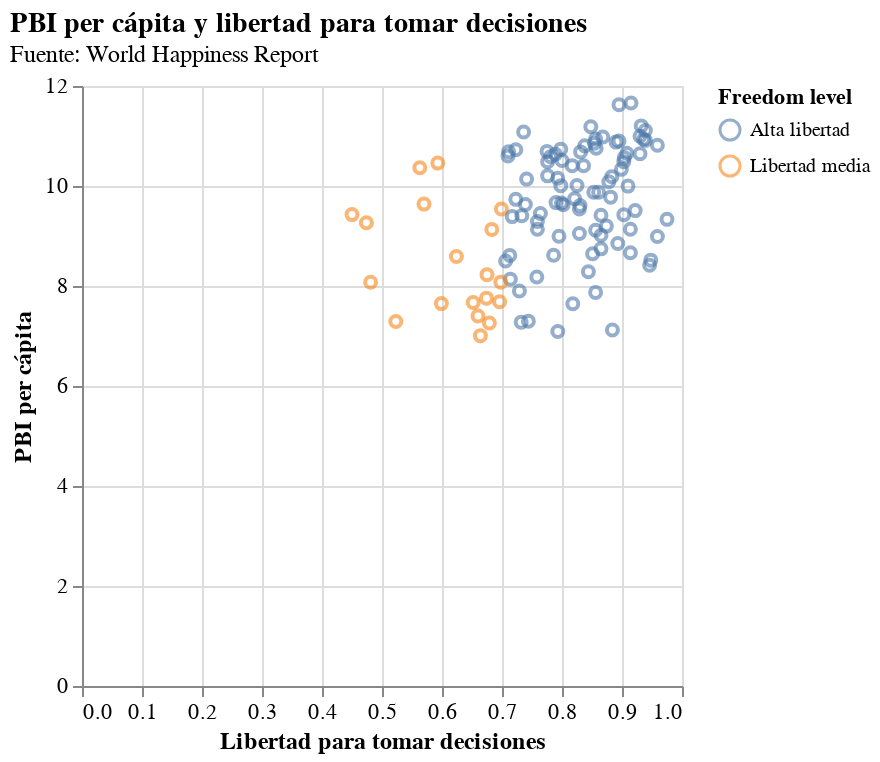

Notebook source saved alongside this figure:
### Markdown cell above
### **GRÁFICO 2: Relación entre el _PBI per cápita_ y la _Libertad para tomar decisiones_**
Año 2022

### Code cell
## GRÁFICO 2: Log GDP per capita vs Freedom to make life choices

grafico_2 = alt.Chart(happy).mark_point(
    opacity=0.6
).encode(
    x=alt.X(
        'Freedom to make life choices:Q',
        title='Libertad para tomar decisiones'
    ),
    y=alt.Y(
        'Log GDP per capita:Q',
        title='PBI per cápita'
    ),
    color='Freedom level:N',
    tooltip=[
        'Country name',
        'Freedom to make life choices',
        'Log GDP per capita'
    ]
).properties(
    width=300,
    height=300,
    title={
        "text": "PBI per cápita y libertad para tomar decisiones",
        "subtitle": [
            "Fuente: World Happiness Report"
        ]
    }
)

grafico_2

### Figure 1 — Vega-Lite specification as saved in the notebook (floating-point values rounded to 4 significant figures)
{"config": {"background": "#ffffff", "axis": {"labelFont": "Helvetica", "titleFont": "Helvetica", "labelFontSize": 11, "titleFontSize": 12}, "legend": {"labelFont": "Helvetica", "titleFont": "Helvetica"}, "title": {"font": "Helvetica", "fontSize": 14, "anchor": "start"}}, "data": {"name": "data-621d454e7e3ff7bc56a274011072f12a"}, "mark": {"type": "point", "opacity": 0.6}, "encoding": {"color": {"field": "Freedom level", "type": "nominal"}, "tooltip": [{"field": "Country name", "type": "nominal"}, {"field": "Freedom to make life choices", "type": "quantitative"}, {"field": "Log GDP per capita", "type": "quantitative"}], "x": {"field": "Freedom to make life choices", "title": "Libertad para tomar decisiones", "type": "quantitative"}, "y": {"field": "Log GDP per capita", "title": "PBI per cápita", "type": "quantitative"}}, "height": 300, "title": {"text": "PBI per cápita y libertad para tomar decisiones", "subtitle": ["Fuente: World Happiness Report"]}, "width": 300, "$schema": "https://vega.github.io/schema/vega-lite/v5.20.1.json", "datasets": {"data-621d454e7e3ff7bc56a274011072f12a": [{"Country name": "Afghanistan", "year": 2022, "Life Ladder": 1.281, "Log GDP per capita": null, "Freedom to make life choices": 0.368, "Freedom level": "Baja libertad"}, {"Country name": "Albania", "year": 2022, "Life Ladder": 5.212, "Log GDP per capita": 9.626, "Freedom to make life choices": 0.802, "Freedom level": "Alta libertad"}, {"Country name": "Argentina", "year": 2022, "Life Ladder": 6.261, "Log GDP per capita": 10.01, "Freedom to make life choices": 0.825, "Freedom level": "Alta libertad"}, {"Country name": "Armenia", "year": 2022, "Life Ladder": 5.382, "Log GDP per capita": 9.668, "Freedom to make life choices": 0.79, "Freedom level": "Alta libertad"}, {"Country name": "Australia", "year": 2022, "Life Ladder": 7.035, "Log GDP per capita": 10.85, "Freedom to make life choices": 0.854, "Freedom level": "Alta libertad"}, {"Country name": "Austria", "year": 2022, "Life Ladder": 6.999, "Log GDP per capita": 10.94, "Freedom to make life choices": 0.856, "Freedom level": "Alta libertad"}, {"Country name": "Bangladesh", "year": 2022, "Life Ladder": 3.408, "Log GDP per capita": 8.743, "Freedom to make life choices": 0.865, "Freedom level": "Alta libertad"}, {"Country name": "Belgium", "year": 2022, "Life Ladder": 6.857, "Log GDP per capita": 10.88, "Freedom to make life choices": 0.89, "Freedom level": "Alta libertad"}, {"Country name": "Benin", "year": 2022, "Life Ladder": 4.217, "Log GDP per capita": 8.137, "Freedom to make life choices": 0.714, "Freedom level": "Alta libertad"}, {"Country name": "Bolivia", "year": 2022, "Life Ladder": 5.929, "Log GDP per capita": 9.014, "Freedom to make life choices": 0.865, "Freedom level": "Alta libertad"}, {"Country name": "Botswana", "year": 2022, "Life Ladder": 3.435, "Log GDP per capita": 9.629, "Freedom to make life choices": 0.739, "Freedom level": "Alta libertad"}, {"Country name": "Brazil", "year": 2022, "Life Ladder": 6.257, "Log GDP per capita": 9.611, "Freedom to make life choices": 0.83, "Freedom level": "Alta libertad"}, {"Country name": "Bulgaria", "year": 2022, "Life Ladder": 5.378, "Log GDP per capita": 10.14, "Freedom to make life choices": 0.741, "Freedom level": "Alta libertad"}, {"Country name": "Cambodia", "year": 2022, "Life Ladder": 4.25, "Log GDP per capita": 8.415, "Freedom to make life choices": 0.946, "Freedom level": "Alta libertad"}, {"Country name": "Cameroon", "year": 2022, "Life Ladder": 4.712, "Log GDP per capita": 8.227, "Freedom to make life choices": 0.675, "Freedom level": "Libertad media"}, {"Country name": "Canada", "year": 2022, "Life Ladder": 6.918, "Log GDP per capita": 10.8, "Freedom to make life choices": 0.838, "Freedom level": "Alta libertad"}, {"Country name": "Chad", "year": 2022, "Life Ladder": 4.397, "Log GDP per capita": 7.261, "Freedom to make life choices": 0.679, "Freedom level": "Libertad media"}, {"Country name": "Chile", "year": 2022, "Life Ladder": 6.415, "Log GDP per capita": 10.15, "Freedom to make life choices": 0.793, "Freedom level": "Alta libertad"}, {"Country name": "Colombia", "year": 2022, "Life Ladder": 5.892, "Log GDP per capita": 9.66, "Freedom to make life choices": 0.799, "Freedom level": "Alta libertad"}, {"Country name": "Comoros", "year": 2022, "Life Ladder": 3.545, "Log GDP per capita": 8.075, "Freedom to make life choices": 0.481, "Freedom level": "Libertad media"}, {"Country name": "Congo (Brazzaville)", "year": 2022, "Life Ladder": 5.805, "Log GDP per capita": 8.077, "Freedom to make life choices": 0.698, "Freedom level": "Libertad media"}, {"Country name": "Congo (Kinshasa)", "year": 2022, "Life Ladder": 3.207, "Log GDP per capita": 7.007, "Freedom to make life choices": 0.664, "Freedom level": "Libertad media"}, {"Country name": "Costa Rica", "year": 2022, "Life Ladder": 7.077, "Log GDP per capita": 9.998, "Freedom to make life choices": 0.91, "Freedom level": "Alta libertad"}, {"Country name": "Croatia", "year": 2022, "Life Ladder": 5.579, "Log GDP per capita": 10.46, "Freedom to make life choices": 0.593, "Freedom level": "Libertad media"}, {"Country name": "Cyprus", "year": 2022, "Life Ladder": 5.865, "Log GDP per capita": null, "Freedom to make life choices": 0.698, "Freedom level": "Libertad media"}, {"Country name": "Czechia", "year": 2022, "Life Ladder": 6.695, "Log GDP per capita": 10.66, "Freedom to make life choices": 0.908, "Freedom level": "Alta libertad"}, {"Country name": "Denmark", "year": 2022, "Life Ladder": 7.545, "Log GDP per capita": 10.99, "Freedom to make life choices": 0.93, "Freedom level": "Alta libertad"}, {"Country name": "Dominican Republic", "year": 2022, "Life Ladder": 5.518, "Log GDP per capita": 9.874, "Freedom to make life choices": 0.853, "Freedom level": "Alta libertad"}, {"Country name": "Ecuador", "year": 2022, "Life Ladder": 5.887, "Log GDP per capita": 9.29, "Freedom to make life choices": 0.759, "Freedom level": "Alta libertad"}, {"Country name": "Egypt", "year": 2022, "Life Ladder": 4.024, "Log GDP per capita": 9.404, "Freedom to make life choices": 0.733, "Freedom level": "Alta libertad"}, {"Country name": "El Salvador", "year": 2022, "Life Ladder": 6.492, "Log GDP per capita": 9.135, "Freedom to make life choices": 0.914, "Freedom level": "Alta libertad"}, {"Country name": "Estonia", "year": 2022, "Life Ladder": 6.357, "Log GDP per capita": 10.57, "Freedom to make life choices": 0.904, "Freedom level": "Alta libertad"}, {"Country name": "Ethiopia", "year": 2022, "Life Ladder": 3.628, "Log GDP per capita": 7.757, "Freedom to make life choices": 0.674, "Freedom level": "Libertad media"}, {"Country name": "Finland", "year": 2022, "Life Ladder": 7.729, "Log GDP per capita": 10.81, "Freedom to make life choices": 0.959, "Freedom level": "Alta libertad"}, {"Country name": "France", "year": 2022, "Life Ladder": 6.614, "Log GDP per capita": 10.74, "Freedom to make life choices": 0.798, "Freedom level": "Alta libertad"}, {"Country name": "Gabon", "year": 2022, "Life Ladder": 5.14, "Log GDP per capita": 9.539, "Freedom to make life choices": 0.699, "Freedom level": "Libertad media"}, {"Country name": "Gambia", "year": 2022, "Life Ladder": 4.279, "Log GDP per capita": 7.648, "Freedom to make life choices": 0.599, "Freedom level": "Libertad media"}, {"Country name": "Georgia", "year": 2022, "Life Ladder": 5.293, "Log GDP per capita": 9.746, "Freedom to make life choices": 0.821, "Freedom level": "Alta libertad"}, {"Country name": "Germany", "year": 2022, "Life Ladder": 6.608, "Log GDP per capita": 10.9, "Freedom to make life choices": 0.895, "Freedom level": "Alta libertad"}, {"Country name": "Ghana", "year": 2022, "Life Ladder": 4.191, "Log GDP per capita": 8.615, "Freedom to make life choices": 0.786, "Freedom level": "Alta libertad"}, {"Country name": "Greece", "year": 2022, "Life Ladder": 5.9, "Log GDP per capita": 10.36, "Freedom to make life choices": 0.563, "Freedom level": "Libertad media"}, {"Country name": "Guatemala", "year": 2022, "Life Ladder": 6.15, "Log GDP per capita": 9.116, "Freedom to make life choices": 0.856, "Freedom level": "Alta libertad"}, {"Country name": "Guinea", "year": 2022, "Life Ladder": 5.317, "Log GDP per capita": 7.9, "Freedom to make life choices": 0.729, "Freedom level": "Alta libertad"}, {"Country name": "Honduras", "year": 2022, "Life Ladder": 5.932, "Log GDP per capita": 8.645, "Freedom to make life choices": 0.851, "Freedom level": "Alta libertad"}, {"Country name": "Hungary", "year": 2022, "Life Ladder": 5.861, "Log GDP per capita": 10.48, "Freedom to make life choices": 0.776, "Freedom level": "Alta libertad"}, {"Country name": "Iceland", "year": 2022, "Life Ladder": 7.449, "Log GDP per capita": 10.94, "Freedom to make life choices": 0.936, "Freedom level": "Alta libertad"}, {"Country name": "India", "year": 2022, "Life Ladder": 3.93, "Log GDP per capita": 8.85, "Freedom to make life choices": 0.893, "Freedom level": "Alta libertad"}, {"Country name": "Indonesia", "year": 2022, "Life Ladder": 5.585, "Log GDP per capita": 9.425, "Freedom to make life choices": 0.903, "Freedom level": "Alta libertad"}, {"Country name": "Iran", "year": 2022, "Life Ladder": 4.977, "Log GDP per capita": 9.638, "Freedom to make life choices": 0.57, "Freedom level": "Libertad media"}, {"Country name": "Ireland", "year": 2022, "Life Ladder": 6.87, "Log GDP per capita": 11.62, "Freedom to make life choices": 0.895, "Freedom level": "Alta libertad"}, {"Country name": "Israel", "year": 2022, "Life Ladder": 7.662, "Log GDP per capita": 10.69, "Freedom to make life choices": 0.775, "Freedom level": "Alta libertad"}, {"Country name": "Italy", "year": 2022, "Life Ladder": 6.258, "Log GDP per capita": 10.69, "Freedom to make life choices": 0.711, "Freedom level": "Alta libertad"}, {"Country name": "Ivory Coast", "year": 2022, "Life Ladder": 4.849, "Log GDP per capita": 8.612, "Freedom to make life choices": 0.713, "Freedom level": "Alta libertad"}, {"Country name": "Jamaica", "year": 2022, "Life Ladder": 5.87, "Log GDP per capita": 9.198, "Freedom to make life choices": 0.874, "Freedom level": "Alta libertad"}, {"Country name": "Japan", "year": 2022, "Life Ladder": 6.178, "Log GDP per capita": 10.64, "Freedom to make life choices": 0.789, "Freedom level": "Alta libertad"}, {"Country name": "Jordan", "year": 2022, "Life Ladder": 4.356, "Log GDP per capita": 9.134, "Freedom to make life choices": 0.759, "Freedom level": "Alta libertad"}, {"Country name": "Kazakhstan", "year": 2022, "Life Ladder": 6.006, "Log GDP per capita": 10.19, "Freedom to make life choices": 0.883, "Freedom level": "Alta libertad"}, {"Country name": "Kenya", "year": 2022, "Life Ladder": 4.448, "Log GDP per capita": 8.499, "Freedom to make life choices": 0.706, "Freedom level": "Alta libertad"}, {"Country name": "Kosovo", "year": 2022, "Life Ladder": 6.16, "Log GDP per capita": 9.416, "Freedom to make life choices": 0.865, "Freedom level": "Alta libertad"}, {"Country name": "Kyrgyzstan", "year": 2022, "Life Ladder": 5.668, "Log GDP per capita": 8.517, "Freedom to make life choices": 0.948, "Freedom level": "Alta libertad"}, {"Country name": "Latvia", "year": 2022, "Life Ladder": 6.055, "Log GDP per capita": 10.41, "Freedom to make life choices": 0.817, "Freedom level": "Alta libertad"}, {"Country name": "Lebanon", "year": 2022, "Life Ladder": 2.352, "Log GDP per capita": 9.428, "Freedom to make life choices": 0.45, "Freedom level": "Libertad media"}, {"Country name": "Liberia", "year": 2022, "Life Ladder": 4.042, "Log GDP per capita": 7.277, "Freedom to make life choices": 0.732, "Freedom level": "Alta libertad"}, {"Country name": "Lithuania", "year": 2022, "Life Ladder": 7.038, "Log GDP per capita": 10.6, "Freedom to make life choices": 0.71, "Freedom level": "Alta libertad"}, {"Country name": "Luxembourg", "year": 2022, "Life Ladder": 7.228, "Log GDP per capita": 11.66, "Freedom to make life choices": 0.915, "Freedom level": "Alta libertad"}, {"Country name": "Madagascar", "year": 2022, "Life Ladder": 4.019, "Log GDP per capita": 7.29, "Freedom to make life choices": 0.523, "Freedom level": "Libertad media"}, {"Country name": "Malawi", "year": 2022, "Life Ladder": 3.356, "Log GDP per capita": 7.296, "Freedom to make life choices": 0.744, "Freedom level": "Alta libertad"}, {"Country name": "Mali", "year": 2022, "Life Ladder": 4.211, "Log GDP per capita": 7.645, "Freedom to make life choices": 0.818, "Freedom level": "Alta libertad"}, {"Country name": "Malta", "year": 2022, "Life Ladder": 6.299, "Log GDP per capita": null, "Freedom to make life choices": 0.838, "Freedom level": "Alta libertad"}, {"Country name": "Mauritania", "year": 2022, "Life Ladder": 4.724, "Log GDP per capita": 8.591, "Freedom to make life choices": 0.624, "Freedom level": "Libertad media"}, {"Country name": "Mauritius", "year": 2022, "Life Ladder": 5.741, "Log GDP per capita": 10.01, "Freedom to make life choices": 0.798, "Freedom level": "Alta libertad"}, {"Country name": "Mexico", "year": 2022, "Life Ladder": 7.038, "Log GDP per capita": 9.876, "Freedom to make life choices": 0.861, "Freedom level": "Alta libertad"}, {"Country name": "Moldova", "year": 2022, "Life Ladder": 5.687, "Log GDP per capita": 9.54, "Freedom to make life choices": 0.829, "Freedom level": "Alta libertad"}, {"Country name": "Mongolia", "year": 2022, "Life Ladder": 5.788, "Log GDP per capita": 9.388, "Freedom to make life choices": 0.717, "Freedom level": "Alta libertad"}, {"Country name": "Morocco", "year": 2022, "Life Ladder": 4.596, "Log GDP per capita": 8.996, "Freedom to make life choices": 0.795, "Freedom level": "Alta libertad"}, {"Country name": "Mozambique", "year": 2022, "Life Ladder": 4.74, "Log GDP per capita": 7.12, "Freedom to make life choices": 0.884, "Freedom level": "Alta libertad"}, {"Country name": "Namibia", "year": 2022, "Life Ladder": 4.949, "Log GDP per capita": 9.132, "Freedom to make life choices": 0.683, "Freedom level": "Libertad media"}, {"Country name": "Nepal", "year": 2022, "Life Ladder": 5.474, "Log GDP per capita": 8.285, "Freedom to make life choices": 0.844, "Freedom level": "Alta libertad"}, {"Country name": "Netherlands", "year": 2022, "Life Ladder": 7.39, "Log GDP per capita": 10.98, "Freedom to make life choices": 0.868, "Freedom level": "Alta libertad"}, {"Country name": "New Zealand", "year": 2022, "Life Ladder": 6.975, "Log GDP per capita": 10.68, "Freedom to make life choices": 0.831, "Freedom level": "Alta libertad"}, {"Country name": "Nicaragua", "year": 2022, "Life Ladder": 6.392, "Log GDP per capita": 8.664, "Freedom to make life choices": 0.914, "Freedom level": "Alta libertad"}, {"Country name": "Niger", "year": 2022, "Life Ladder": 4.501, "Log GDP per capita": 7.091, "Freedom to make life choices": 0.793, "Freedom level": "Alta libertad"}, {"Country name": "North Macedonia", "year": 2022, "Life Ladder": 5.167, "Log GDP per capita": 9.733, "Freedom to make life choices": 0.723, "Freedom level": "Alta libertad"}, {"Country name": "Norway", "year": 2022, "Life Ladder": 7.295, "Log GDP per capita": 11.11, "Freedom to make life choices": 0.939, "Freedom level": "Alta libertad"}, {"Country name": "Panama", "year": 2022, "Life Ladder": 5.979, "Log GDP per capita": 10.33, "Freedom to make life choices": 0.899, "Freedom level": "Alta libertad"}, {"Country name": "Paraguay", "year": 2022, "Life Ladder": 6.138, "Log GDP per capita": 9.508, "Freedom to make life choices": 0.922, "Freedom level": "Alta libertad"}, {"Country name": "Peru", "year": 2022, "Life Ladder": 5.892, "Log GDP per capita": 9.449, "Freedom to make life choices": 0.764, "Freedom level": "Alta libertad"}, {"Country name": "Poland", "year": 2022, "Life Ladder": 6.666, "Log GDP per capita": 10.51, "Freedom to make life choices": 0.8, "Freedom level": "Alta libertad"}, {"Country name": "Portugal", "year": 2022, "Life Ladder": 5.953, "Log GDP per capita": 10.49, "Freedom to make life choices": 0.903, "Freedom level": "Alta libertad"}, {"Country name": "Romania", "year": 2022, "Life Ladder": 6.437, "Log GDP per capita": 10.4, "Freedom to make life choices": 0.836, "Freedom level": "Alta libertad"}, {"Country name": "Russia", "year": 2022, "Life Ladder": 6.044, "Log GDP per capita": 10.2, "Freedom to make life choices": 0.776, "Freedom level": "Alta libertad"}, {"Country name": "Saudi Arabia", "year": 2022, "Life Ladder": 6.382, "Log GDP per capita": 10.78, "Freedom to make life choices": null, "Freedom level": "Alta libertad"}, {"Country name": "Senegal", "year": 2022, "Life Ladder": 4.907, "Log GDP per capita": 8.18, "Freedom to make life choices": 0.758, "Freedom level": "Alta libertad"}, {"Country name": "Sierra Leone", "year": 2022, "Life Ladder": 2.56, "Log GDP per capita": 7.401, "Freedom to make life choices": 0.66, "Freedom level": "Libertad media"}, {"Country name": "Slovenia", "year": 2022, "Life Ladder": 6.723, "Log GDP per capita": 10.64, "Freedom to make life choices": 0.93, "Freedom level": "Alta libertad"}, {"Country name": "South Korea", "year": 2022, "Life Ladder": 5.95, "Log GDP per capita": 10.73, "Freedom to make life choices": 0.723, "Freedom level": "Alta libertad"}, {"Country name": "Spain", "year": 2022, "Life Ladder": 6.337, "Log GDP per capita": 10.59, "Freedom to make life choices": 0.781, "Freedom level": "Alta libertad"}, {"Country name": "State of Palestine", "year": 2022, "Life Ladder": 4.908, "Log GDP per capita": null, "Freedom to make life choices": 0.695, "Freedom level": "Libertad media"}, {"Country name": "Sweden", "year": 2022, "Life Ladder": 7.431, "Log GDP per capita": 10.91, "Freedom to make life choices": 0.939, "Freedom level": "Alta libertad"}, {"Country name": "Switzerland", "year": 2022, "Life Ladder": 6.884, "Log GDP per capita": 11.18, "Freedom to make life choices": 0.848, "Freedom level": "Alta libertad"}, {"Country name": "Taiwan Province of China", "year": 2022, "Life Ladder": 6.607, "Log GDP per capita": null, "Freedom to make life choices": 0.8, "Freedom level": "Alta libertad"}, {"Country name": "Tanzania", "year": 2022, "Life Ladder": 3.616, "Log GDP per capita": 7.872, "Freedom to make life choices": 0.856, "Freedom level": "Alta libertad"}, {"Country name": "Thailand", "year": 2022, "Life Ladder": 6.007, "Log GDP per capita": 9.777, "Freedom to make life choices": 0.881, "Freedom level": "Alta libertad"}, {"Country name": "Togo", "year": 2022, "Life Ladder": 4.239, "Log GDP per capita": 7.685, "Freedom to make life choices": 0.696, "Freedom level": "Libertad media"}, {"Country name": "Tunisia", "year": 2022, "Life Ladder": 4.261, "Log GDP per capita": 9.266, "Freedom to make life choices": 0.474, "Freedom level": "Libertad media"}, {"Country name": "Ukraine", "year": 2022, "Life Ladder": 4.637, "Log GDP per capita": 9.049, "Freedom to make life choices": 0.829, "Freedom level": "Alta libertad"}, {"Country name": "United Arab Emirates", "year": 2022, "Life Ladder": 6.738, "Log GDP per capita": 11.2, "Freedom to make life choices": 0.932, "Freedom level": "Alta libertad"}, {"Country name": "United Kingdom", "year": 2022, "Life Ladder": 6.722, "Log GDP per capita": 10.75, "Freedom to make life choices": 0.857, "Freedom level": "Alta libertad"}, {"Country name": "United States", "year": 2022, "Life Ladder": 6.693, "Log GDP per capita": 11.08, "Freedom to make life choices": 0.736, "Freedom level": "Alta libertad"}, {"Country name": "Uruguay", "year": 2022, "Life Ladder": 6.671, "Log GDP per capita": 10.08, "Freedom to make life choices": 0.878, "Freedom level": "Alta libertad"}, {"Country name": "Uzbekistan", "year": 2022, "Life Ladder": 6.016, "Log GDP per capita": 8.99, "Freedom to make life choices": 0.959, "Freedom level": "Alta libertad"}, {"Country name": "Venezuela", "year": 2022, "Life Ladder": 5.949, "Log GDP per capita": null, "Freedom to make life choices": 0.77, "Freedom level": "Alta libertad"}, {"Country name": "Vietnam", "year": 2022, "Life Ladder": 6.267, "Log GDP per capita": 9.333, "Freedom to make life choices": 0.975, "Freedom level": "Alta libertad"}, {"Country name": "Zimbabwe", "year": 2022, "Life Ladder": 3.296, "Log GDP per capita": 7.67, "Freedom to make life choices": 0.652, "Freedom level": "Libertad media"}]}}
